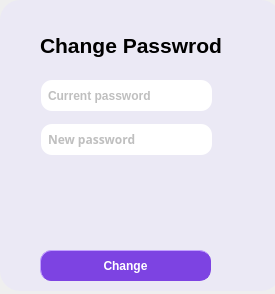
<?xml version="1.0" encoding="UTF-8"?>
<ui version="4.0">
 <class>Password_change_windowClass</class>
 <widget class="QDialog" name="Password_change_windowClass">
  <property name="geometry">
   <rect>
    <x>0</x>
    <y>0</y>
    <width>275</width>
    <height>294</height>
   </rect>
  </property>
  <property name="windowTitle">
   <string>Password_change_window</string>
  </property>
  <widget class="QWidget" name="widget_3" native="true">
   <property name="geometry">
    <rect>
     <x>0</x>
     <y>0</y>
     <width>281</width>
     <height>291</height>
    </rect>
   </property>
   <property name="styleSheet">
    <string notr="true">background: #EBE9F5;
border-radius: 20px;

</string>
   </property>
   <widget class="QLineEdit" name="current_password_input">
    <property name="geometry">
     <rect>
      <x>41</x>
      <y>80</y>
      <width>171</width>
      <height>31</height>
     </rect>
    </property>
    <property name="font">
     <font>
      <family>Segoe UI</family>
      <bold>true</bold>
     </font>
    </property>
    <property name="styleSheet">
     <string notr="true">border-radius: 11px;
border-width: 1px;
background-color: #FFFFFF;
color: #7F7F7F;
padding: 5px;</string>
    </property>
    <property name="placeholderText">
     <string>Current password</string>
    </property>
   </widget>
   <widget class="QToolButton" name="change_button">
    <property name="geometry">
     <rect>
      <x>40</x>
      <y>250</y>
      <width>171</width>
      <height>31</height>
     </rect>
    </property>
    <property name="font">
     <font>
      <family>Segoe UI</family>
      <bold>true</bold>
     </font>
    </property>
    <property name="styleSheet">
     <string notr="true">border-style: outset ; 
border-radius: 11px;
border-color:  #7D43E2;
border-width: 1px;
background-color: #7D43E2;
color: #FFFFFF;</string>
    </property>
    <property name="text">
     <string>Change</string>
    </property>
   </widget>
   <widget class="QLineEdit" name="new_password_input">
    <property name="geometry">
     <rect>
      <x>41</x>
      <y>124</y>
      <width>171</width>
      <height>31</height>
     </rect>
    </property>
    <property name="font">
     <font>
      <family>Source Code Pro</family>
      <bold>true</bold>
     </font>
    </property>
    <property name="styleSheet">
     <string notr="true">border-radius: 11px;
border-width: 1px;
background-color: #FFFFFF;
color: #7F7F7F;
padding: 5px;</string>
    </property>
    <property name="placeholderText">
     <string>New password</string>
    </property>
   </widget>
   <widget class="QLabel" name="label_8">
    <property name="geometry">
     <rect>
      <x>40</x>
      <y>20</y>
      <width>231</width>
      <height>51</height>
     </rect>
    </property>
    <property name="font">
     <font>
      <family>Segoe UI</family>
      <pointsize>16</pointsize>
      <bold>true</bold>
     </font>
    </property>
    <property name="text">
     <string>Change Passwrod</string>
    </property>
   </widget>
   <widget class="QLabel" name="password_status">
    <property name="geometry">
     <rect>
      <x>40</x>
      <y>170</y>
      <width>231</width>
      <height>71</height>
     </rect>
    </property>
    <property name="font">
     <font>
      <family>Segoe UI</family>
      <pointsize>7</pointsize>
      <bold>true</bold>
     </font>
    </property>
    <property name="styleSheet">
     <string notr="true">color:red</string>
    </property>
    <property name="text">
     <string/>
    </property>
   </widget>
  </widget>
 </widget>
 <layoutdefault spacing="6" margin="11"/>
 <resources/>
 <connections/>
</ui>
